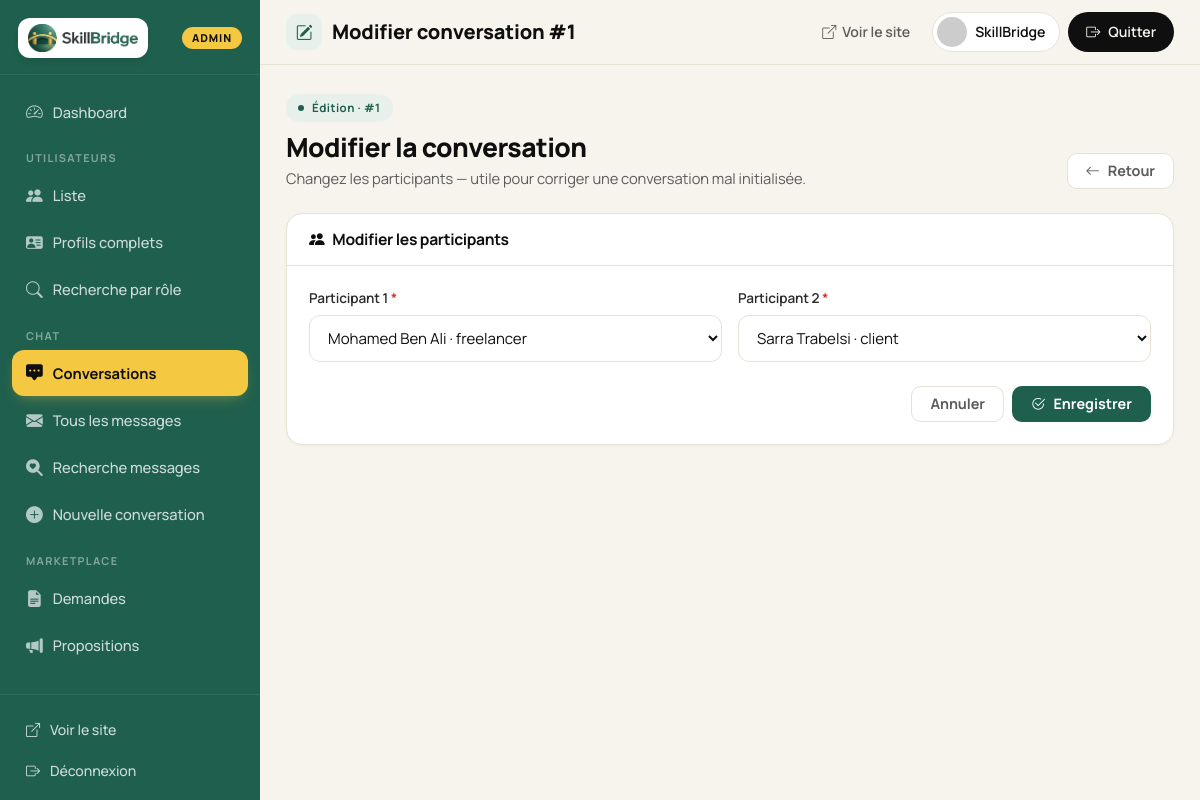
The page /view/backoffice/chat/edit_conversation.php?id=1 (signed in) on the database its author committed.
### tables this page shows
CREATE TABLE `utilisateurs` (
    `id`                 INT AUTO_INCREMENT PRIMARY KEY,
    `nom`                VARCHAR(100)  NOT NULL,
    `prenom`             VARCHAR(100)  NOT NULL,
    `email`              VARCHAR(150)  NOT NULL UNIQUE,
    `password`           VARCHAR(255)  NOT NULL,
    `role`               ENUM('freelancer','client','admin') NOT NULL DEFAULT 'client',
    `telephone`          VARCHAR(20)   NULL,
    `photo`              VARCHAR(255)  NULL,
    `is_active`          TINYINT(1)    NOT NULL DEFAULT 1,
    `is_verified`        TINYINT(1)    NOT NULL DEFAULT 1,
    `verification_token` VARCHAR(64)   NULL,
    `reset_token`        VARCHAR(64)   NULL,
    `reset_token_expiry` DATETIME      NULL,
    `oauth_provider`     VARCHAR(20)   NULL,
    `oauth_id`           VARCHAR(100)  NULL,
    `face_descriptor`    TEXT          NULL,
    `date_inscription`   DATETIME      DEFAULT CURRENT_TIMESTAMP,
    INDEX `idx_email`         (`email`),
    INDEX `idx_oauth`         (`oauth_provider`, `oauth_id`),
    INDEX `idx_reset_token`   (`reset_token`),
    INDEX `idx_verify_token`  (`verification_token`)
);

CREATE TABLE `conversations` (
    `id_conversation`  INT AUTO_INCREMENT PRIMARY KEY,
    `user1_id`         INT       NOT NULL,
    `user2_id`         INT       NOT NULL,
    `date_creation`    DATETIME  DEFAULT CURRENT_TIMESTAMP,
    INDEX `idx_user1`        (`user1_id`),
    INDEX `idx_user2`        (`user2_id`),
    INDEX `idx_pair`         (`user1_id`, `user2_id`),
    FOREIGN KEY (`user1_id`) REFERENCES `utilisateurs`(`id`) ON DELETE CASCADE,
    FOREIGN KEY (`user2_id`) REFERENCES `utilisateurs`(`id`) ON DELETE CASCADE
);

### config.php (called while the page is built, shortened)
<?php
if (!function_exists('base_url')) {
    function base_url() {
        static $cached = null;
        if ($cached !== null) return $cached;
        $protocol = (!empty($_SERVER['HTTPS']) && $_SERVER['HTTPS'] !== 'off') ? 'https' : 'http';
        $host     = $_SERVER['HTTP_HOST'] ?? 'localhost';
        $script   = $_SERVER['SCRIPT_NAME'] ?? '';
        $base     = preg_replace('#/(controller|view|api|public)(/.*)?$#i', '', $script);
        return $cached = $protocol . '://' . $host . $base;
    }
}
if (!function_exists('frontoffice_url')) {
    function frontoffice_url($section = 'EasyFolio') {
        $section = trim((string)$section, '/');
        $tail = $section !== '' ? '/' . $section : '';
        return base_url() . '/view/frontoffice' . $tail;
    }
}
if (!function_exists('backoffice_url')) {
    function backoffice_url($section = '') {
        $section = trim((string)$section, '/');
        $tail = $section !== '' ? '/' . $section : '';
        return base_url() . '/view/backoffice' . $tail;
    }
}

### controller/ChatController.php (called while the page is built, shortened)
<?php
require_once __DIR__ . '/../config.php';
require_once __DIR__ . '/../model/Conversation.php';
class ChatController {
    private $pdo;
    public function __construct() {
        global $pdo;
        $this->pdo = $pdo;
    }
    public function getConversation($id) {
        $conv = new Conversation($this->pdo);
        $conv->id_conversation = $id;
        return $conv->readOne();
    }
    public function getUsers() {
        $stmt = $this->pdo->prepare("SELECT id, nom, prenom, role FROM utilisateurs ORDER BY nom, prenom");
        $stmt->execute();
        return $stmt->fetchAll(PDO::FETCH_ASSOC);
    }
}

### model/Conversation.php (called while the page is built, shortened)
<?php
class Conversation {
    private $conn;
    private $table = 'conversations';
    public $id_conversation;
    public function __construct($db) {
        $this->conn = $db;
    }
    public function readOne() {
        $query = "SELECT c.id_conversation, c.user1_id, c.user2_id, c.date_creation,
                         u1.nom AS user1_nom, u1.prenom AS user1_prenom,
                         u2.nom AS user2_nom, u2.prenom AS user2_prenom
                  FROM " . $this->table . " c
                  JOIN utilisateurs u1 ON c.user1_id = u1.id
                  JOIN utilisateurs u2 ON c.user2_id = u2.id
                  WHERE c.id_conversation = :id
                  LIMIT 1";
        $stmt = $this->conn->prepare($query);
        $stmt->bindParam(':id', $this->id_conversation);
        $stmt->execute();
        $row = $stmt->fetch(PDO::FETCH_ASSOC);
        if ($row) {
            return $row;
        }
        return false;
    }
}

### view/backoffice/chat/edit_conversation.php (the view, shortened to what this page needs)
<?php
require_once __DIR__ . '/_auth.php';
require_once __DIR__ . '/../../../controller/ChatController.php';
$chatController = new ChatController();
$id = isset($_GET['id']) ? (int)$_GET['id'] : 0;
$conversation = $chatController->getConversation($id);
$users = $chatController->getUsers();
$user1_id = $conversation['user1_id'];
$user2_id = $conversation['user2_id'];
$pageTitle  = 'Modifier conversation #' . $id;
$pageActive = 'chat_conversations';
$pageIcon   = 'bi-pencil-square';
include __DIR__ . '/../_partials/header.php';
?>
<div class="d-flex justify-content-between align-items-end flex-wrap gap-2 mb-4">
  <div>
    <span class="ad-eyebrow"><span class="dot"></span> Édition · #<?= $id ?></span>
    <h2 style="font-size: 1.65rem; font-weight: 800; margin: 10px 0 4px;">Modifier la conversation</h2>
    <p style="color: var(--ink-mute); margin:0; font-size:.92rem;">Changez les participants — utile pour corriger une conversation mal initialisée.</p>
  </div>
  <a href="<?= $BOCHAT ?>/conversations.php" class="ad-btn ad-btn-ghost"><i class="bi bi-arrow-left"></i> Retour</a>
</div>
<div class="ad-card">
  <div class="ad-card-head"><h6><i class="bi bi-people-fill"></i> Modifier les participants</h6></div>
  <div class="ad-card-body">
    <form method="POST" action="<?= $BOCHAT ?>/edit_conversation.php?id=<?= $id ?>" novalidate>
      <div class="row g-3">
        <div class="col-md-6">
          <label for="user1_id" class="ad-form-label">Participant 1 <span style="color:var(--danger);">*</span></label>
          <select class="ad-form-select" id="user1_id" name="user1_id">
            <?php foreach ($users as $u): ?>
              <option value="<?= (int)$u['id'] ?>" <?= ($user1_id == $u['id']) ? 'selected' : '' ?>>
                <?= htmlspecialchars($u['prenom'] . ' ' . $u['nom']) ?> · <?= htmlspecialchars($u['role']) ?>
              </option>
            <?php endforeach; ?>
          </select>
        </div>
        <div class="col-md-6">
          <label for="user2_id" class="ad-form-label">Participant 2 <span style="color:var(--danger);">*</span></label>
          <select class="ad-form-select" id="user2_id" name="user2_id">
            <?php foreach ($users as $u): ?>
              <option value="<?= (int)$u['id'] ?>" <?= ($user2_id == $u['id']) ? 'selected' : '' ?>>
                <?= htmlspecialchars($u['prenom'] . ' ' . $u['nom']) ?> · <?= htmlspecialchars($u['role']) ?>
              </option>
            <?php endforeach; ?>
          </select>
        </div>
      </div>
      <div class="d-flex justify-content-end gap-2 mt-4">
        <a href="<?= $BOCHAT ?>/conversations.php" class="ad-btn ad-btn-ghost">Annuler</a>
        <button type="submit" class="ad-btn ad-btn-sage"><i class="bi bi-check2-circle"></i> Enregistrer</button>
      </div>
    </form>
  </div>
</div>
<?php include __DIR__ . '/../_partials/footer.php'; ?>

### view/backoffice/_partials/header.php (shortened to what this page needs)
<?php
$pageTitle  = $pageTitle  ?? 'Backoffice';
$pageActive = $pageActive ?? '';
$pageIcon   = $pageIcon   ?? 'bi-speedometer2';
$adminId   = (int)($_SESSION['user_id']   ?? 0);
$adminNom  = trim((string)($_SESSION['user_nom']  ?? 'Admin'));
$adminFirstName = trim(explode(' ', $adminNom)[0] ?? '') ?: 'Admin';
$adminPhoto = '';
if (isset($pdo) && $adminId) {
    try {
        $stmt = $pdo->prepare("SELECT photo FROM utilisateurs WHERE id = :id");
        $stmt->execute([':id' => $adminId]);
        $adminPhoto = (string)($stmt->fetchColumn() ?: '');
    } catch (Throwable $e) {}
}
$BO       = function_exists('backoffice_url')  ? backoffice_url()        : '../';
$BOCHAT   = function_exists('backoffice_url')  ? backoffice_url('chat')  : '../chat';
$FO       = function_exists('frontoffice_url') ? frontoffice_url()       : '';
$LOGOUT   = $BO . '/logout.php';
$ADMIN_AVATAR = !empty($adminPhoto)
    ? ($FO ? $FO . '/assets/img/profile/' . htmlspecialchars($adminPhoto)
           : '../frontoffice/EasyFolio/assets/img/profile/' . htmlspecialchars($adminPhoto))
    : 'https://ui-avatars.com/api/?name=' . urlencode($adminNom ?: 'Admin') . '&background=1F5F4D&color=fff&bold=true&size=80';
$ADMIN_AVATAR_FALLBACK = 'https://ui-avatars.com/api/?name=' . urlencode($adminNom ?: 'Admin') . '&background=1F5F4D&color=fff&bold=true&size=80';
$LOGO_SRC = (function_exists('frontoffice_url') ? frontoffice_url() : '../frontoffice/EasyFolio') . '/assets/img/skillbridge-logo.png';
$navGroups = [
    [
        'heading' => null,
        'items'   => [
            ['key' => 'dashboard',      'icon' => 'bi-speedometer2',     'label' => 'Dashboard',           'url' => $BO . '/dashbord.php'],
        ],
    ],
    [
        'heading' => 'Utilisateurs',
        'items'   => [
            ['key' => 'users_list',     'icon' => 'bi-people-fill',      'label' => 'Liste',               'url' => $BO . '/users_list.php'],
            ['key' => 'users_profils',  'icon' => 'bi-person-vcard-fill','label' => 'Profils complets',    'url' => $BO . '/users_profils.php'],
            ['key' => 'users_search',   'icon' => 'bi-search',           'label' => 'Recherche par rôle',  'url' => $BO . '/search_utilisateurs.php'],
        ],
    ],
    [
        'heading' => 'Chat',
        'items'   => [
            ['key' => 'chat_conversations', 'icon' => 'bi-chat-square-dots-fill', 'label' => 'Conversations',       'url' => $BOCHAT . '/conversations.php'],
            ['key' => 'chat_messages',      'icon' => 'bi-envelope-fill',         'label' => 'Tous les messages',   'url' => $BOCHAT . '/messages.php'],
            ['key' => 'chat_search',        'icon' => 'bi-search-heart-fill',     'label' => 'Recherche messages',  'url' => $BOCHAT . '/searchMessages.php'],
            ['key' => 'chat_new',           'icon' => 'bi-plus-circle-fill',      'label' => 'Nouvelle conversation','url' => $BOCHAT . '/add_conversation.php'],
        ],
    ],
    [
        'heading' => 'Marketplace',
        'items'   => [
            ['key' => 'demandes_list',      'icon' => 'bi-file-earmark-text-fill', 'label' => 'Demandes',        'url' => $BO . '/demandes_list.php'],
            ['key' => 'propositions_list',  'icon' => 'bi-megaphone-fill',         'label' => 'Propositions',    'url' => $BO . '/propositions_list.php'],
        ],
    ],
];
?>
<!DOCTYPE html>
<html lang="fr">
<head>
  <link href="https://cdn.jsdelivr.net/npm/bootstrap@5.3.2/dist/css/bootstrap.min.css" rel="stylesheet">
  <link href="https://cdn.jsdelivr.net/npm/bootstrap-icons@1.11.2/font/bootstrap-icons.min.css" rel="stylesheet">
</head>
<body>
<div class="admin-shell" id="adminShell">
  <aside class="admin-sidebar" id="adminSidebar">
    <div class="sb-brand">
      <span class="logo-wrap">
        <img src="<?= htmlspecialchars($LOGO_SRC) ?>" alt="SkillBridge" class="logo">
      </span>
      <span class="role">Admin</span>
    </div>
    <nav class="sb-nav">
      <?php foreach ($navGroups as $group): ?>
        <?php if (!empty($group['heading'])): ?>
          <div class="sb-heading"><?= htmlspecialchars($group['heading']) ?></div>
        <?php endif; ?>
        <?php foreach ($group['items'] as $item):
              $isActive = ($pageActive === $item['key']); ?>
          <a href="<?= htmlspecialchars($item['url']) ?>" class="sb-link<?= $isActive ? ' active' : '' ?>">
            <i class="bi <?= htmlspecialchars($item['icon']) ?>"></i>
            <span><?= htmlspecialchars($item['label']) ?></span>
          </a>
        <?php endforeach; ?>
      <?php endforeach; ?>
    </nav>
    <div class="sb-foot">
      <a href="<?= htmlspecialchars($FO ?: '../frontoffice/EasyFolio') ?>/index.php">
        <i class="bi bi-box-arrow-up-right"></i><span>Voir le site</span>
      </a>
      <a href="<?= htmlspecialchars($LOGOUT) ?>">
        <i class="bi bi-box-arrow-right"></i><span>Déconnexion</span>
      </a>
    </div>
  </aside>
  <div class="admin-main">
    <div class="admin-topbar">
      <div class="topbar-title">
        <span class="pi"><i class="bi <?= htmlspecialchars($pageIcon) ?>"></i></span>
        <h1><?= htmlspecialchars($pageTitle) ?></h1>
      </div>
      <div class="topbar-actions">
        <a href="<?= htmlspecialchars($FO ?: '../frontoffice/EasyFolio') ?>/index.php" class="tb-link d-none d-md-inline-flex">
          <i class="bi bi-box-arrow-up-right"></i>Voir le site
        </a>
        <span class="tb-chip">
          <img src="<?= htmlspecialchars($ADMIN_AVATAR) ?>" alt=""
               onerror="this.onerror=null;this.src='<?= htmlspecialchars($ADMIN_AVATAR_FALLBACK) ?>';">
          <span><?= htmlspecialchars($adminFirstName) ?></span>
        </span>
        <a href="<?= htmlspecialchars($LOGOUT) ?>" class="tb-cta">
          <i class="bi bi-box-arrow-right"></i><span>Quitter</span>
        </a>
      </div>
    </div>
    <main class="admin-page">

### rows shown on the page
utilisateurs: prenom "SkillBridge"
conversations: user1_id "Mohamed Ben Ali · freelancer", user2_id "Sarra Trabelsi · client"

### other values the page prints
$item['label'] "Dashboard"
$group['heading'] "UTILISATEURS"
$item['label'] "Liste"
$item['label'] "Profils complets"
$item['label'] "Recherche par rôle"
$group['heading'] "CHAT"
$item['label'] "Conversations"
$item['label'] "Tous les messages"
$item['label'] "Recherche messages"
$item['label'] "Nouvelle conversation"
$group['heading'] "MARKETPLACE"
$item['label'] "Demandes"
$item['label'] "Propositions"
$pageTitle "Modifier conversation #1"
$id "1"
